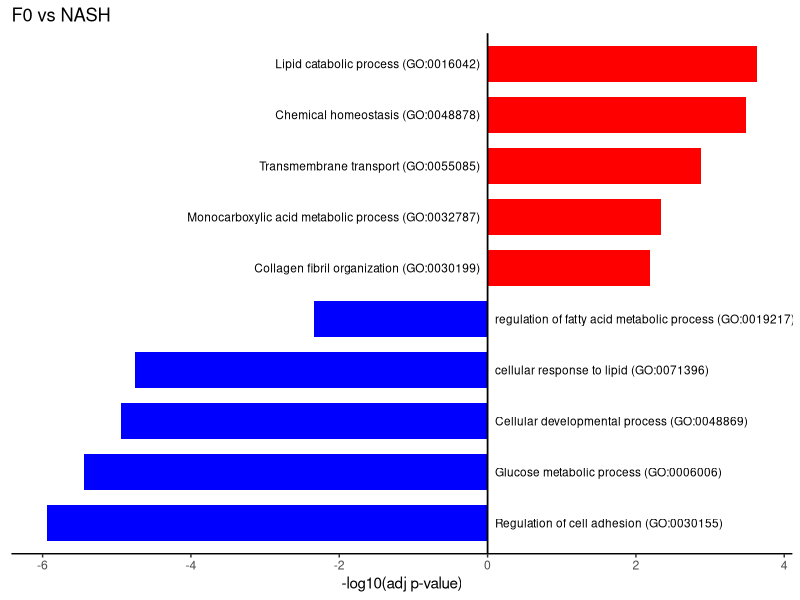

This chart was generated by the following R code:
library(ggplot2)
library(dplyr)

# HY vs CTL
# df <- data.frame(
#   term = c(
#     "Multicellular organismal process (GO:0032501)",
#     "Extracellular matrix organization (GO:0043062)",
#     "Extracellular structure organization (GO:0045229)",
#     "Cell adhesion (GO:0007155)",
#     "L-amino acid transport (GO:0015807)",
#     "Collagen fibril organization (GO:0030199)",
#     "Regulation of cell communication (GO:0010646)",
#     "Regulation of cell migration (GO:0030334)",
# 
#     "Lipid metabolic process (GO:0006629)",
#     "Unsaturated fatty acid metabolic process (GO:0033559)",
#     "Estrogen metabolic process (GO:0008210)",
#     "Lipid transport (GO:0006869)",
#     "Digestion (GO:0007586)",
#     "Prostaglandin metabolic process (GO:0006693)",
#     "Monocarboxylic acid metabolic process (GO:0032787)",
#     "Isoprenoid metabolic process (GO:0006720)"
#   ),
# 
#   value = c(
#    4.6662,
#    4.2779,
#    4.2568,
#    2.4415,
#    2.4462,
#    2.3935,
#    2.83933,
#    2.2718,
#   -4.0725,
#   -3.0805,
#   -2.70143,
#   -1.4630,
#   -1.3456,
#   -3.4730,
#   -2.7156,
#   -1.8304
#   )
# )

# F0 vs CTL
# df <- data.frame(
#     term = c(
#       "Response to oxygen levels (GO:0070482)",
#       "Response to hypoxia (GO:0001666)",
#       "Regulation of programmed cell death (GO:0043067)",
#       "Apoptotic process (GO:0006915)",
#       "Mitotic cell cycle (GO:0000278)",
#       "Nuclear division (GO:0000280)",
#       "Cellular response to stimulus (GO:0051716)",
#       "Organic acid transmembrane transport (GO:1903825)",
#       "NADPH regeneration (GO:0006740)",
#       "NADP metabolic process (GO:0006739)",
#       "Cellular response to amino acid stimulus (GO:0071230)",
#       "Response to bacterium (GO:0009617)",
#       "Response to cytokine (GO:0034097)",
#       "Collagen fibril organization (GO:0030199)"
#     ),
# 
#     value = c(
#       -5.1333,
#       -4.3306,
#       -2.6324,
#       -1.5225,
#       -2.2465,
#       -1.3750,
#       -1.9629,
#       1.6797,
#       1.9829,
#       1.8763,
#       1.6737,
#       1.5994,
#       1.5553,
#       1.5617
#     )
#   )


# NASH vs CTL
# df <- data.frame(
#     term = c(
#       "Small molecule metabolic process (GO:0044281)",
#       "Response to xenobiotic stimulus (GO:0009410)",
#       "Alcohol metabolic process (GO:0006066)",
#       "Animal organ regeneration (GO:0031100)",
#       "Fatty acid transport (GO:0015908)",
#       "Regulation of primary metabolic process (GO:0080090)",
#       "Response to stress (GO:0006950)",
#       "Inflammatory response (GO:0006945)",
#       "Response to hypoxia (GO:0001666)",
#       "Cell migration (GO:0016477)",
#       "Cell population proliferation (GO:0008283)",
#       "Angiogenesis (GO:0001525)",
#       "Cholesterol homeostasis"
#     ),
# 
#     value = c(
#       -2.0408,
#       -1.6451,
#       -1.5999,
#       -1.3590,
#       4.0944,
#       4.2290,
#       9.3738,
#       7.0745,
#       5.5671,
#       2.7097,
#       4.9448,
#       3.7211,
#       2.3608
#     )
#   )

# F0 vs HY
# df <- data.frame(
#     term = c(
#       "System development (GO:0048731)",
#       "Cell migration (GO:0016477)",
#       "Multicellular organism development (GO:0007275)",
#       "Cell adhesion (GO:0007155)",
#       "Circulatory system development (GO:0072359)",
#       "Cell communication (GO:0007154)",
#       "Extracellular matrix organization (GO:0030198)",
#       "Extracellular structure organization (GO:0043062)",
#       "Cell surface receptor signaling pathway (G0:0007166)",
#       "Sodium Ion Transport (GO:0006814)",
#       "Pyruvate Metabolic Process (GO:0006090)",
#       "Lipid Hydroxylation (GO:0002933)",
#       "Organic Acid Metabolic Process (GO:0006082)",
#       "Epithelial Cell Development (GO:0002064)",
#       "Very-Low-Density Lipoprotein Particle Assembly (GO:0034379)"
#     ),
# 
#     value = c(
#      -6.7024,
#      -6.2118,
#      -5.1507,
#      -4.3345,
#      -3.7029,
#      -2.8327,
#      -2.3165,
#      -2.3038,
#      -2.0981,
#      2.0710,
#      1.7319,
#      1.5880,
#      1.4147,
#      0.9858,
#      1.6399
#     )
#   )

# F0 vs NASH
df <- data.frame(
  term = c(
    "Collagen fibril organization (GO:0030199)",
    "Monocarboxylic acid metabolic process (GO:0032787)",
    "Transmembrane transport (GO:0055085)",
    "Chemical homeostasis (GO:0048878)",
    "Lipid catabolic process (GO:0016042)",
    "Regulation of cell adhesion (GO:0030155)",
    "Glucose metabolic process (GO:0006006)",
    "Cellular developmental process (GO:0048869)",
    "cellular response to lipid (GO:0071396)",
    "regulation of fatty acid metabolic process (GO:0019217)"
  ),
  
  value = c(
    2.1899,
    2.3342,
    2.8827,
    3.48548,
    3.6314,
    -5.942,
    -5.4425,
    -4.9381,
    -4.756,
    -2.336
  )
)


# extra proteomica TA  f0 vs hy 
# df <- data.frame(
#   term = c(
#     "Immunoglobulin mediated immune response (GO:0016064)",
#     "Immune system process (GO:0002376)",
#     "Complement activation, classical pathway (GO:0006958)",
#     "Cellular oxidant detoxification (GO:0098869)",
#     "Adaptive immune response (GO:0002250)",
#     "Hydrogen peroxide catabolic process (GO:0042744)",
#     "Negative regulation of fibrinolysis (GO:0051918)",
#     "Lipoprotein metabolic process (GO:0042157)",
#     "Lipid transport (GO:0006869)",
#     "Branched-chain amino acid catabolic process (GO:0009083)",
#     "Fatty acid metabolic process (GO:0006631)",
#     "Lipid metabolic process (GO:0006629)"
#   ),
# 
#   value = c(
#     9.1524,
#     8.4749,
#     8.3979,
#     6.4388,
#     6.3152,
#     5.8632,
#     4.9545,
#     3.4798,
#     3.1129,
#     -8.1817,
#     -6.4271,
#     -5.9281
#   )
# )

# proteomica ta f4 vs hy 
# df <- data.frame(
#   term = c(
#    "Carbon dioxide transport (GO:0015670)",
#    "Oxygen transport (GO:0015671)",
#    "Hydrogen peroxide catabolic process (GO:0041744)",
#    "Cellular oxidant detoxification (GO:0098869)",
#    "Fatty acid metabolic process (GO:0006631)",
#    "Negative regulation of phosphatase activity (GO:0010923)"
#   ),
# 
#   value = c(
#     12.42,
#     11.46,
#     8.02,
#     6.82,
#    -4.42,
#    -3.96
#   )
# )

# proteomica ta+evs f0vshy
# df <- data.frame(
#   term = c(
#     "Adaptive immune response (GO:0002250)",
#     "Cell adhesion (GO:0007155)",
#     "Immune response (GO:0006955)",
#     "Complement activation (G0:0006956)",
#     "Blood coagulation (GO:0007596)",
#     "Inflammatory response (GO:0006954)",
#     "mRNA processing (GO:0006397)",
#     "rRNA processing (GO:0006364)",
#     "RNA splicing (GO:0008380)",
#     "Cellular response to insulin stimulus (GO:0032869)",
#     "Mitotic cell cycle (GO:0000278)"
#   ),
# 
#   value = c(
#   8.1524,
#   7.5017,
#   5.6308,
#   5.4622,
#   5.2526,
#   2.5768,
#   -4.91,
#   -4.91,
#   -4.32,
#   -3.97,
#   -3.80
# 
#   )
# )

# proteomica at+evs f4vshy
# df <- data.frame(
#   term = c(
#     "Adaptive immune response (GO:0002250)",
#     "Cell adhesion (GO:0007155)",
#     "Angiogenesis (GO:0001525)",
#     "Complement activation, classical pathway (G0:0006958)",
#     "Blood coagulation, fibrin clot formation (GO:0072378)",
#     "Acute-phase response (GO:0006953)",
#     "Cellular response to low-density lipoprotein particle (GO:0071404)",
#     "Mitochondrion organization (GO:0007005)",
#     "Negative regulation of translation (GO:0017148)",
#     "Maturation of 5.8S rRNA (GO:0000460)"
#   ),
# 
#   value = c(
#    25.66,
#    8.93,
#    4.16,
#    14.29,
#    5.58,
#    2.89,
#    2.52,
#    -4.39,
#    -4.05,
#    -3.85
#   )
# )

# proteomica ta-evs f4vs f0
# df <- data.frame(
#   term = c(
#     "Cell-matrix adhesion (GO:0007160)",
#     "Integrin-mediated signaling pathway (GO:0007229)",
#     "Small GTPase-mediated signal transduction (GO:0007264)",
#     "Positive regulation of telomerase RNA localization to Cajal body (GO:1904874)",
#     "Positive regulation of protein localization to Cajal body (GO:1904871)",
#     "Positive regulation of telomere maintenance via telomerase (GO:0032212)"
#   ),
# 
#   value = c(
#     4.56,
#     4.44,
#     3.02,
#     -7.61,
#     -7.45,
#     -6.29
#   )
# )



df$group <- ifelse(df$value > 0,"Up","Down")

# Ordena els termes segons value
df$term <- factor(df$term, levels = df$term[order(df$value)])

min_x <- min(df$value)  # punt inicial del gràfic

offset <- 0.1  # marge respecte al 0

ggplot(df, aes(x=value, y=term, fill=group)) +
  geom_col(width=0.7) +
  geom_vline(xintercept=0, size=0.6) +
  
  geom_text(
    aes(
      label = term,
      x = ifelse(group == "Up", 0 - offset, 0 + offset),  # Up: cap a l'esquerra, Down: cap a la dreta
    ),
    hjust = ifelse(df$group == "Up", 1, 0),  
    size = 3  # lletra una mica més petita
  ) +
  
  scale_fill_manual(values=c("Up"="red", "Down"="blue")) +
  labs(x="-log10(adj p-value)", y=NULL, title="F0 vs NASH") +
  theme_classic() +
  theme(
    axis.text.y=element_blank(),
    axis.ticks.y=element_blank(),
    axis.line.y = element_blank(),
    legend.position="none"
  ) 
